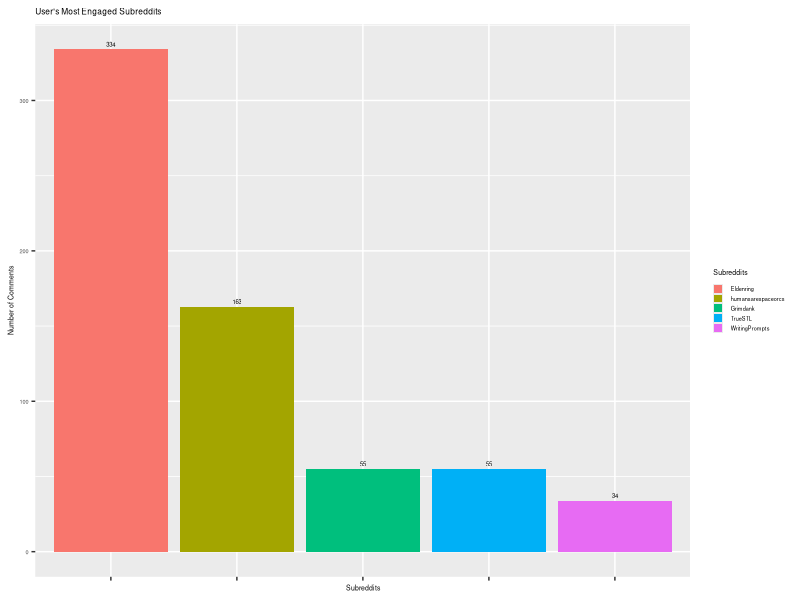
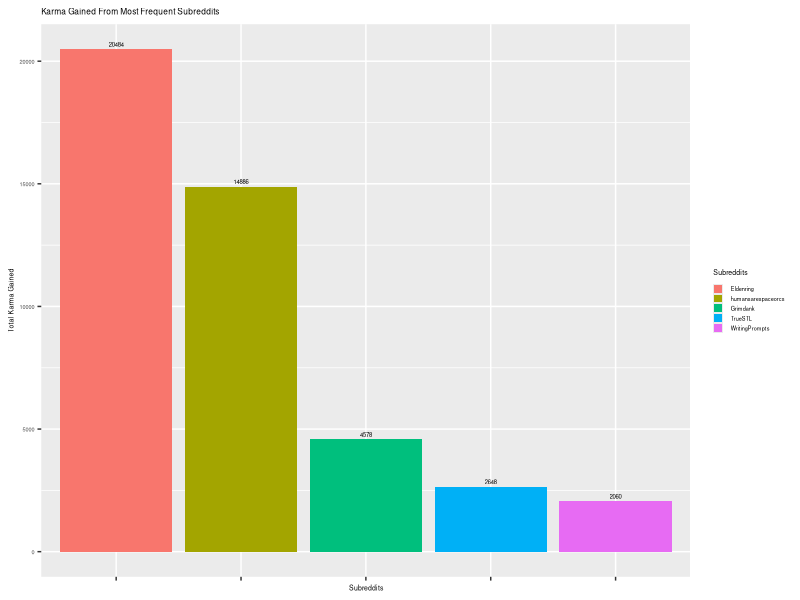
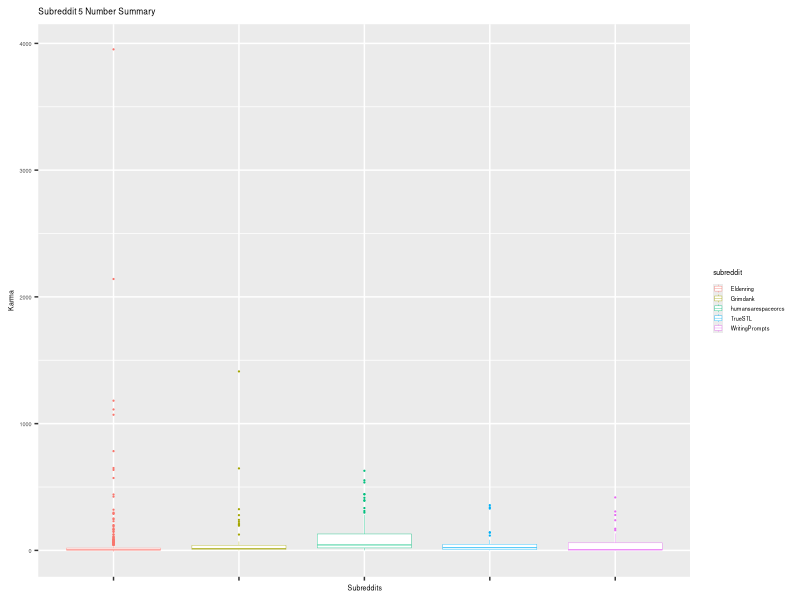

Generate these figures, in order, with R: (Note: this script raises an error after producing the figures.)
library(ggplot2)


# most commented on subreddit as bar graph
top_subreddits <- function(df, howmany=5){
  #writes out a jpeg of their most used subreddits from ggplot
  #param: df read from python with a vector called subreddit
  
  # sort df then get the most posts per counts and reddits
  sorted_subreddit <- sort(table(df$subreddit), decreasing=TRUE)
  reddits <- names(sorted_subreddit)[1:howmany]
  counts <- as.numeric(sorted_subreddit)[1:howmany]
  tabled <- data.frame(reddits, counts) 
  tabled$reddits <- factor(tabled$reddits, levels=tabled$reddits) # avoid sorting
  
  # ggplot bar graph
  bar <- ggplot(data = tabled,
                aes(x=reddits, y=counts, fill=reddits))+
    geom_bar(stat="identity")+
    xlab("Subreddits")+
    ylab("Number of Comments")+
    ggtitle("User's Most Engaged Subreddits")+
    theme(axis.text.x=element_blank(),
          text = element_text(size = 5),
          legend.key.size = unit(0.25, 'cm'))+
    geom_text(aes(label=counts), vjust=-0.5, size=1.5)+ 
    guides(fill=guide_legend(title="Subreddits"))
  
  # write out file
  ggsave("Number_of_posts.jpeg",
         plot = bar,
         width = 800,
         height = 800,
         unit = ("px")
  )
}


# average score per comment in subreddit
total_score_freqsubreddit <- function(df, howmany=5){
  # generates bar plot that has the total karma gained by user from each subreddit
  # param df: read csv of df
  
  # get top subreddits
  sorted_subreddit <- sort(table(df$subreddit), decreasing=TRUE)
  subreddits <- names(sorted_subreddit)[1:howmany]
  
  # iterate through list and get the sum of those
  sums <- c()
  for(item in subreddits){
    sums <- append(sums, sum(df$up.votes[df$subreddit==item]))
  }                           
  
  new_df <- data.frame(subreddits, sums)
  new_df$subreddits <- factor(new_df$subreddits, levels=new_df$subreddits)

    # plot data
  plot <- ggplot(data = new_df,
                 aes(x = subreddits, y = sums, fill=subreddits))+
    geom_bar(stat="identity")+
    xlab("Subreddits")+
    ylab("Total Karma Gained")+
    ggtitle("Karma Gained From Most Frequent Subreddits")+
    theme(axis.text.x=element_blank(),
          text = element_text(size = 5),
          legend.key.size = unit(0.25, 'cm'))+
    geom_text(aes(label=sums), vjust=-0.5, size=1.5)+
    guides(fill=guide_legend(title="Subreddits"))
  
  # write out to graph
  ggsave("subreddits_karma_summary.jpeg",
         plot = plot,
         width = 800,
         height = 800,
         unit = ("px")
  )
}


karma_gained_boxplot_outlier <- function(df, howmany=5){
  # plots box plot of their most popular subreddit scores/karma
  # note this graph gets quite squished since random virality is common
  # param: df, csv read the output from python
  
  # get top subreddits
  sorted_subreddit <- sort(table(df$subreddit), decreasing=TRUE)
  subreddits <- names(sorted_subreddit)[1:howmany]
  
  # make a new df that has values and subreddit
  colagulated_df <- data.frame()
  for (item in subreddits) {
    new_df <- data.frame(c(df$up.votes[df$subreddit==item]), c(rep(item)))
    colagulated_df <- rbind(colagulated_df, new_df)
  }
  colagulated_df <- setNames(colagulated_df, c("value", "subreddit")) # index
  
  # plot including outliers and write to file
  outliers <- ggplot(data = colagulated_df,
                   aes(x = subreddit, y = value, color=subreddit))+
              geom_boxplot(lwd=0.125,
                           outlier.size=0.125)+
              xlab("Subreddits")+
              ylab("Karma")+
              ggtitle("Subreddit 5 Number Summary")+
              theme(axis.text.x=element_blank(),
                    text = element_text(size = 5),
                    legend.key.size = unit(0.25, 'cm'))+
              guides(fill=guide_legend(title="Subreddits"))
              
  
  ggsave("boxplot_summary_outliers.jpeg",
         plot = outliers,
         width = 800,
         height = 800,
         unit = ("px")
  )
}


# ggplot means plot
karma_mean_plot <- function(df, howmany = 5){
  
  # get top subreddits
  sorted_subreddit <- sort(table(df$subreddit), decreasing=TRUE)
  subreddits <- names(sorted_subreddit)[1:howmany]
  
  # make a new data frame with means and standard deviation
  new_df <- data.frame()
  for (item in subreddits) {
    value <- df$up.votes[df$subreddit==item] 
    new_df <- rbind(new_df, data.frame(mean(value), sd(value), item))
  }
  new_df <- setNames(new_df, c("mean", "sd", "subreddit"))
  new_df$subreddits <- factor(new_df$subreddit, levels=new_df$subreddit)
  
  plot <- ggplot(data = new_df,
          aes(x = subreddit, y = mean))+
           geom_pointrange(aes(ymin=mean-sd, ymax=mean+sd), fill=c("#F8766D", "#B79F00", "#00BE67", "#619CFF", "#C77CFF"))+
           xlab("Subreddits")+
           ylab("Karma")+
           ggtitle("Meanplot of Most Frequent Subreddit")+
           theme(text = element_text(size = 5),
                legend.key.size = unit(0.25, 'cm'))+
          guides(fill=guide_legend(title="Subreddits"))+
  ggsave("subreddit_karma_meanplot.jpeg",
         plot = plot,
         width = 800,
         height = 800,
         unit = ("px"))
}


main <- function(){
  df = read.csv(file = 'Output.csv', header=TRUE)
  top_subreddits(df)
  total_score_freqsubreddit(df)
  karma_gained_boxplot_outlier(df)
  karma_mean_plot(df)
} 


main()